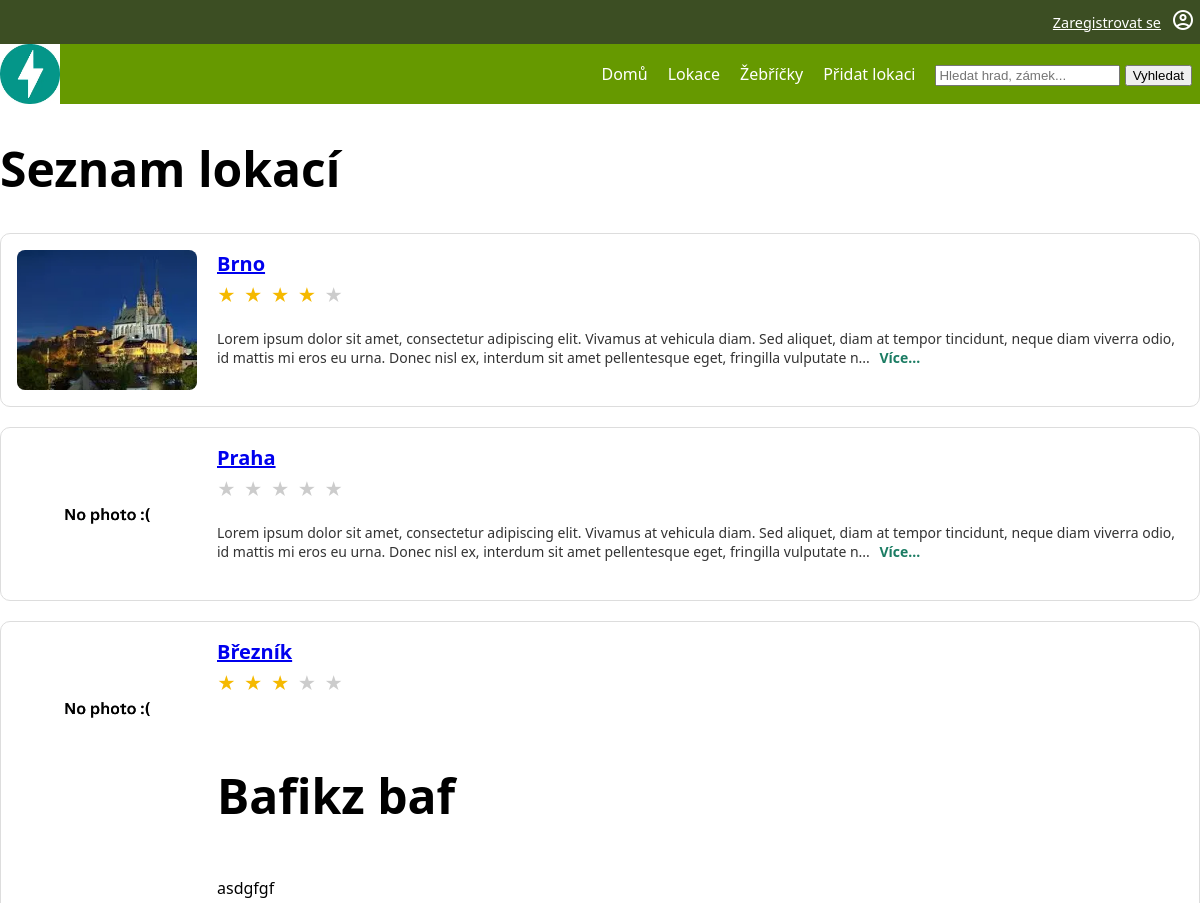
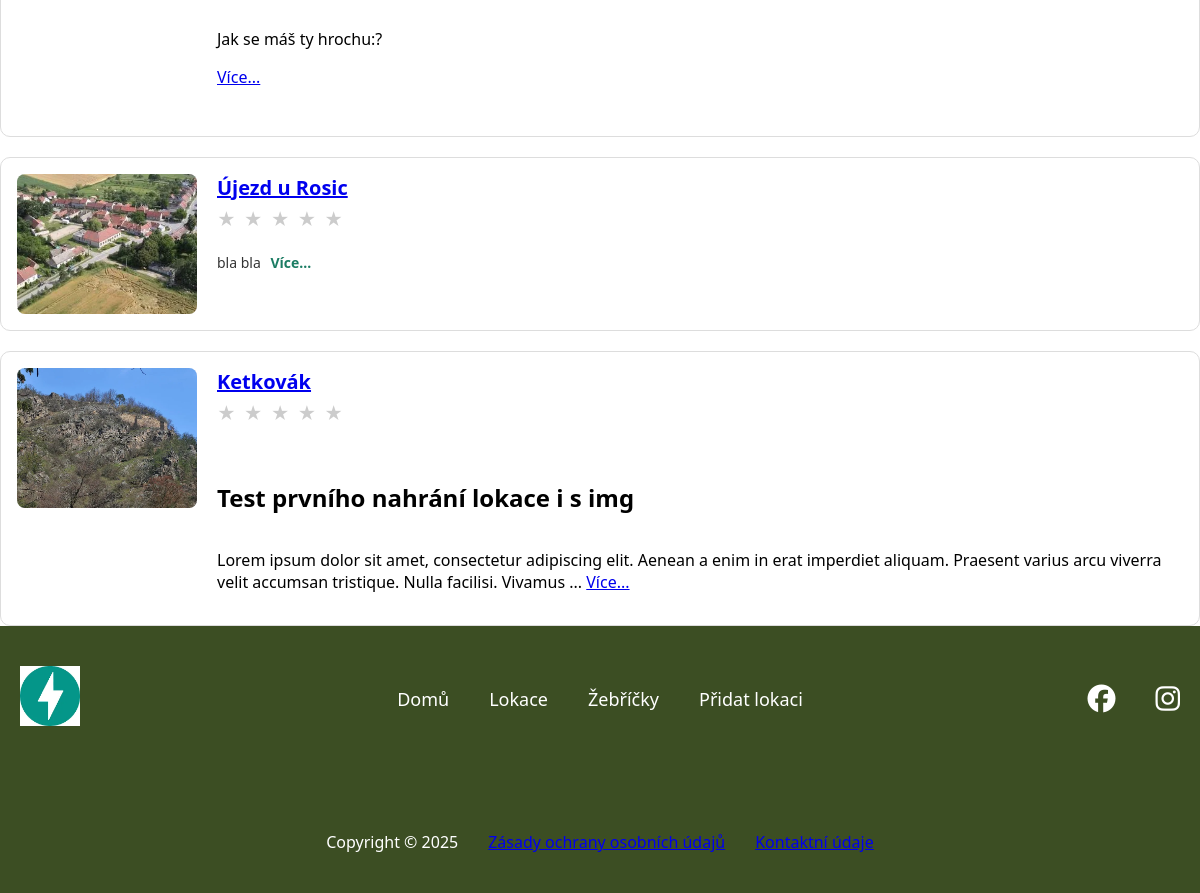
/locations, run on the app's committed database (2 pictures, top to bottom).
### tables this page shows
CREATE TABLE photo (
    id INTEGER PRIMARY KEY AUTOINCREMENT,
    name VARCHAR NOT NULL,
    alt_text VARCHAR,
    url VARCHAR NOT NULL,
    id_location INTEGER NOT NULL,
    FOREIGN KEY (id_location) REFERENCES location(id)
);

CREATE TABLE "location"
(
    id                  INTEGER
        primary key autoincrement,
    name                VARCHAR                   not null,
    description         VARCHAR,
    date_location_added TEXT default current_date not null,
    id_user             INTEGER                   not null,
    id_status           INTEGER                   not null,
    foreign key (id_user, id_status) references location_status (id, id)
);

### pages/locations.py (the view)
@router.get("/locations", name="list_locations_with_photos_rating", response_class=HTMLResponse)
async def list_locations_with_photos_rating(request: Request, svc: LocationService = Depends(locations_service)):
    locations = svc.list_locations_with_photos_rating()
    tpl = request.app.state.templates
    return tpl.TemplateResponse(
        "locations.html",
        {
            "request": request,
            "title": "Seznam lokací",
            "locations": locations,  # Seznam lokací - údaje o lokaci + fotky + Rating
        },
    )

### templates/locations.html (shortened to what this page needs)
{% extends "base.html" %}
{% block content %}
<h1>{{ title }}</h1>
<div class="locations-list">
    {% for loc in locations %}
    <div class="location-card">
        <div class="loc-thumb">
            {% if loc['photos'] %}
                <a href="{{url_for('location_detail',  location_id=loc['id']) }}">
                    <img alt="{{ loc['photos'][0]['alt_text'] }}" src="/{{ loc['photos'][0]['url'] }}">
                </a>
            {% else %}
                <img alt="No photo" src="{{url_for('static', path='img/web/noImage.webp') }}"  class="noImage">
            {% endif %}
        </div>
        <div class="loc-body">
            <a href="{{url_for('location_detail',  location_id=loc['id']) }}">
            <h2 class="loc-title">{{ loc['name'] }}</h2>
            </a>
            <div class="loc-rating">
                {% set filled = (loc['avg_rating'] | default(0)) | int %}
                {% for i in range(1,6) %}
                    <span class="star {% if i <= filled %}filled{% endif %}">★</span>
                {% endfor %}
            </div>
            <p class="loc-desc">
                {{ loc['description'] | truncate(250, True, '...') | safe}}
                <a href="{{url_for('location_detail',  location_id=loc['id']) }}" class="more">Více...</a>
            </p>
        </div>
    </div>
    {% endfor %}
</div>
{% endblock %}

### static/css/style.css (style rules this page uses)
:root { font-family: system-ui, -apple-system, Segoe UI, Roboto, sans-serif; --background-color: white; --text-color: black; --navbar-background-color: #669900; --footer-background-color: #3c4e23; --white-text-color: white; font-size: 16px; }
html, body { margin:0; padding: 0; background: var(--background-color); width: 100%; }
h1 { font-size: 3em; }
.noImage { max-width: 30vh; }

### static/css/location.css (style rules this page uses)
.locations-list { display: flex; flex-direction: column; gap: 20px; }
.location-card { display: grid; grid-template-columns: 180px 1fr; gap: 20px; padding: 16px; background: #ffffff; border: 1px solid #ddd; border-radius: 10px; }
.loc-thumb { width: 100%; height: 140px; background: #eee; border-radius: 8px; overflow: hidden; }
.loc-thumb img { width: 100%; height: 100%; object-fit: cover; }
.loc-body { display: flex; flex-direction: column; }
.loc-title { margin: 0 0 6px 0; font-size: 20px; font-weight: 600; }
.loc-rating { display: flex; align-items: center; gap: 8px; margin-bottom: 8px; }
.star { color: #ccc; font-size: 18px; }
.star.filled { color: #f5b900; }
.loc-desc { font-size: 14px; color: #333; }
.loc-desc .more { color: #1b7c63; font-weight: 600; text-decoration: none; margin-left: 6px; }

### data on the page
photo: url (picture), name "Brno", description "Lorem ipsum dolor sit amet, consectetur adipiscing elit. Vivamus at vehicula diam. Sed aliquet, diam at tempor tincidunt, neque diam viverra odio, id mattis mi eros eu urna. Donec nisl ex, interdum sit amet pellentesque eget, fringilla vulputate n..."
location: name "Praha", description "Lorem ipsum dolor sit amet, consectetur adipiscing elit. Vivamus at vehicula diam. Sed aliquet, diam at tempor tincidunt, neque diam viverra odio, id mattis mi eros eu urna. Donec nisl ex, interdum sit amet pellentesque eget, fringilla vulputate n..."
location: name "Březník", description "Bafikz baf asdgfgf Jak se máš ty hrochu:?"
photo: url (picture), name "Újezd u Rosic", description "bla bla"
photo: url (picture), name "Ketkovák", description "Test prvního nahrání lokace i s img Lorem ipsum dolor sit amet, consectetur adipiscing elit. Aenean a enim in erat imperdiet aliquam. Praesent varius arcu viverra velit accumsan tristique. Nulla facilisi. Vivamus ..."

### other printed values
{{ title }} "Seznam lokací"
